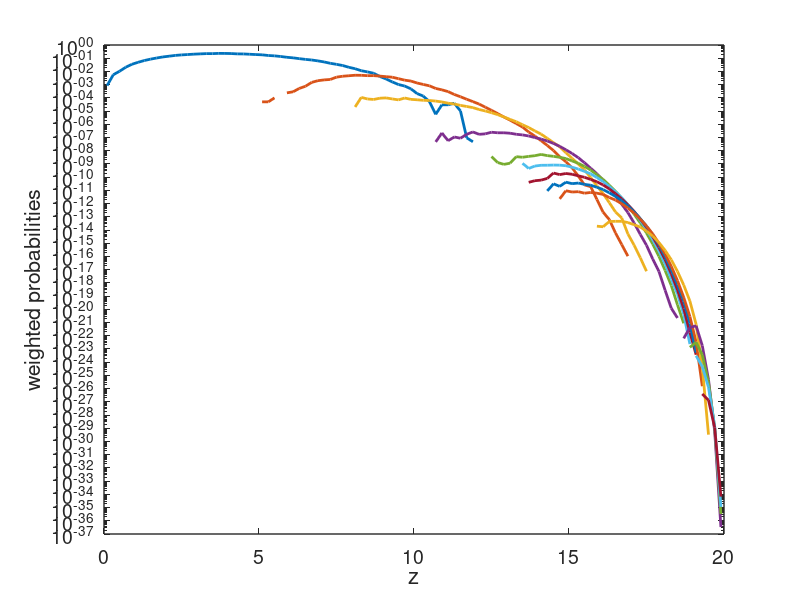
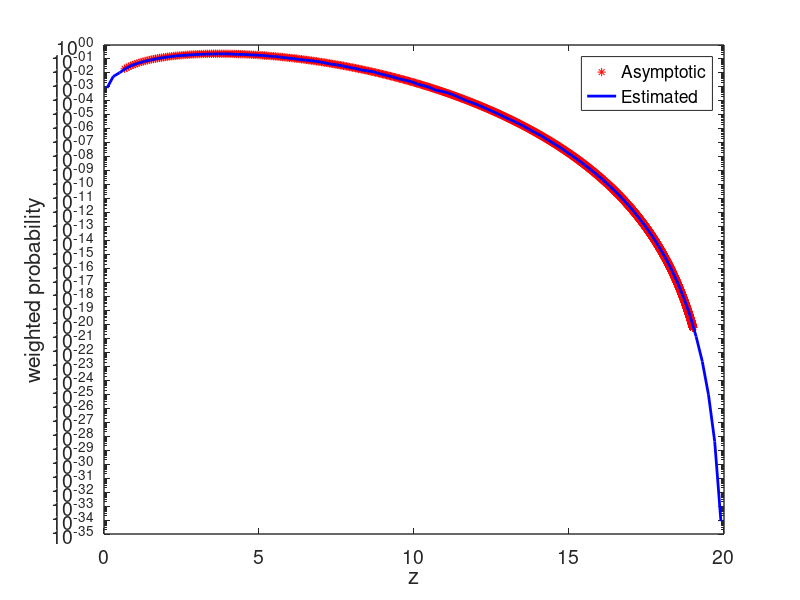
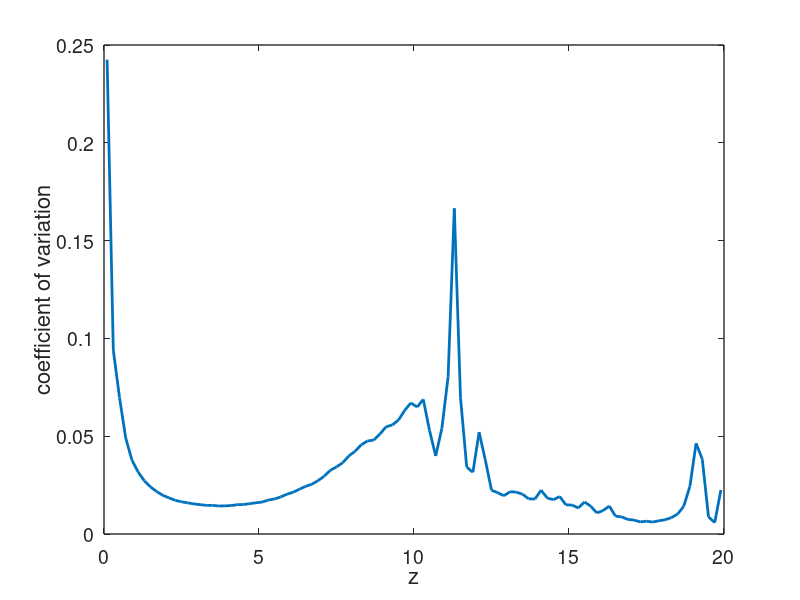

Source code (MATLAB) for these figures, in order:
function [est_prob,est_se] = Importance_sampling()

trials = 100000;  % number of trials
n = 20; % 20 steps of length 1

bias = [1,3,4,6,8,9,10,11,12,16,60,70,80,99]; % biasing parameters
na = length(bias);

nbins = 100;    % binning parameters
maxx = 20;
dx = maxx/nbins;
xbins = (0+dx/2:dx:maxx-dx/2);

binavg = zeros(1,nbins);    % vectors to save results
cdfavg = zeros(1,nbins);
cdcavg = zeros(1,nbins);
misvar = zeros(1,nbins);
nums = zeros(1,nbins);

sz = get(0,'ScreenSize');
wid = sz(3);
hyt = sz(4);

% loop through biasing parameters
for ka = 1:na
    dist = ones(1,trials);
    ratios = ones(na,trials);   
    % loop through 20 steps
    for j = 2:n
        x = rand(1,trials);
        cos_phi = 2.*x.^(1/bias(ka)) - ones(1,trials);
        
        for kk = 1:na           
            pstar = bias(kk).*((cos_phi+1).^(bias(kk)-1))/(2^(bias(kk)));
            p = 1/2;
            ratio = p./pstar;
            ratios(kk,:) = ratios(kk,:).*ratio;
        end
        
        fprintf(1,' bias %4i, pass %4i\n',ka,j)
        % update the distance using cosine theorem
        dist = 1 + dist.^2 + 2.*dist.*cos_phi;
        dist = sqrt(dist);
    end
    weight=1./(sum(1./ratios,1));
    % bin the results
    bintmp = zeros(1,nbins);
    for j = 1:nbins
        % indicator function for every bin
        indx = find((j-1)*dx<dist & dist<=j*dx);
        indc = find(dist<=(j*dx));
        indr = find(dist>(j*dx));
        if ~isempty(indx)
            binavg(j) = binavg(j)+sum(weight(indx))/trials;
            bintmp(j) = sum(weight(indx))/trials;
        end
        nums(j) = nums(j)+length(weight(indx));
        
        estim = sum(weight(indx))/trials;  
        % Compute variance; get contribution from each
        % biasing distribution
        tmpweight = zeros(size(weight));
        tmpweight(indx) = weight(indx);
        misvar(j) = misvar(j)+sum((tmpweight-estim*ones(size(tmpweight))).^2)/(trials*(trials-1));
        
        % Compute cdf and 1-cdf
        cdfavg(j)=cdfavg(j)+sum(weight(indc))/trials;
        cdcavg(j)=cdcavg(j)+sum(weight(indr))/trials;
    end
    f1=figure(1);
    set(f1,'Position',[0.025*wid 0.525*hyt wid/3 hyt/3]);
    semilogy(xbins,bintmp/dx,'linewidth',2.0,'MarkerSize',12);
    a=gca;
    set(a,'linewidth',1.0,'FontSize',14);
    xlabel('z','FontSize',16);
    ylabel('weighted probabilities');
    drawnow;
    hold on;
end

f2=figure(2);
set(f2,'Position',[0.35*wid 0.525*hyt wid/3 hyt/3]);
% Asymptotic result
xx = 0.1:0.01:20;
rou = 1./tanh(xx)- 1./xx;
asy_p = rou.*xx./(maxx*sqrt((pi/(2*n^3))*(1 - rou.^2 - 2.*rou./xx))).*exp(-n.*rou.*xx);
asy_p = asy_p.*((sinh(xx)./xx).^n);
semilogy(rou*n,asy_p,'r*',xbins,binavg/dx,'b-','linewidth',2.0);
a=gca;
set(a,'linewidth',1.0,'FontSize',14);
xlabel('z','FontSize',16);
ylabel('weighted probability');
legend('Asymptotic','Estimated')

f3=figure(3);
set(f3,'Position',[0.35*wid 0.025*hyt wid/3 hyt/3]);
plot(xbins,sqrt(misvar)./binavg,'linewidth',2);
a=gca;
set(a,'linewidth',1.0,'FontSize',14);
xlabel('z','FontSize',16);
ylabel('coefficient of variation','FontSize',16);

est_prob = binavg/dx;
est_se = sqrt(misvar)./binavg;
end